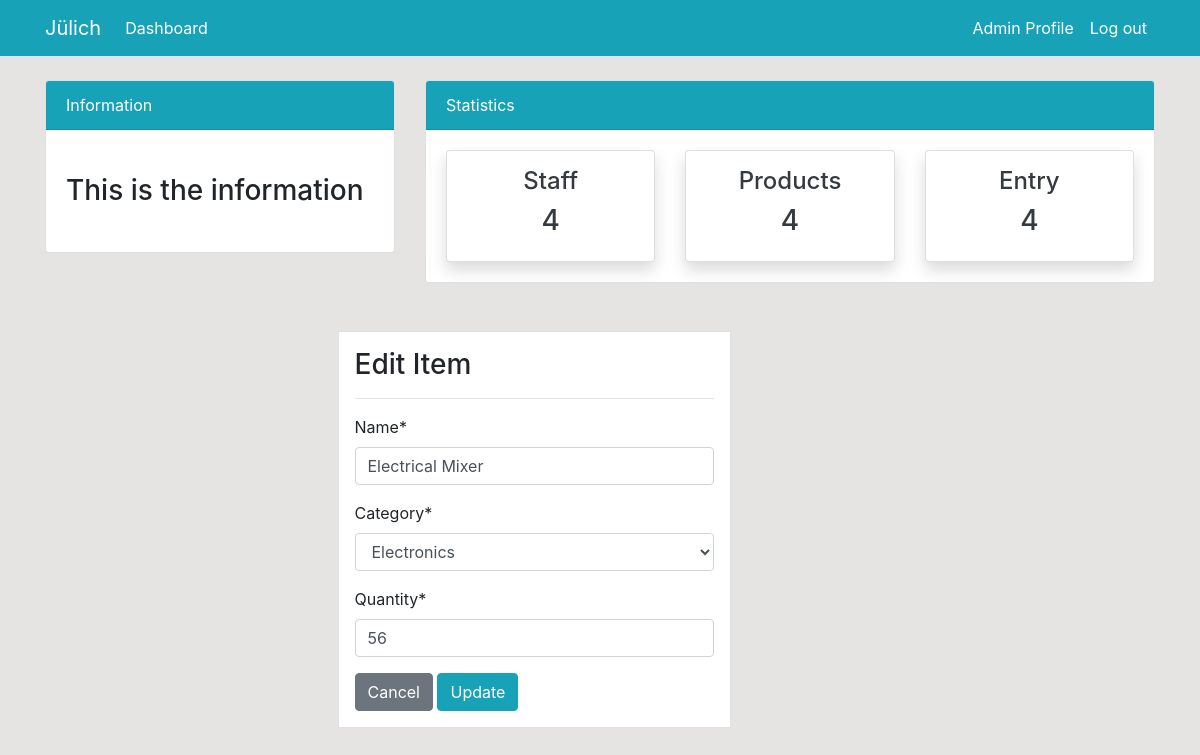
/product/update/5/, run on the app's committed database.
### dashboard/models.py (models this page shows, shortened)
class Product(models.Model):
    name = models.CharField(max_length=100, null=True)
    category = models.CharField(max_length=20, choices=CATEGORY, null=True)
    quantity = models.PositiveIntegerField(null=True)
    class Meta:
        verbose_name_plural = 'Product'

### dashboard/views.py (the view)
# urls.py: path('product/update/<int:pk>/', views.product_update, name='dashboard-product-update'),
def product_update(request, pk):
    items = Product.objects.get(id=pk)
    if request.method == 'POST':
        form = ProductForm(request.POST, instance=items)
        if form.is_valid():
            form.save()
            return redirect('dashboard-product')
    else:
        form = ProductForm(instance=items)
        context = {'form': form }
        return render(request, 'dashboard/product_update.html', context)

### dashboard/forms.py
class ProductForm(forms.ModelForm):
    class Meta:
        model = Product
        fields = ['name', 'category', 'quantity']

### Templates/dashboard/product_update.html (shortened to what this page needs)
<!DOCTYPE html>
<html lang="en">
<head>
</head>
<body>
   {% extends 'partials/base.html' %}
     {% load crispy_forms_tags %}
       {% block content %}
   <div class="container">
       <div class="row mt-5 offset-md-3">
           <div class="col-md-6">
               <div class="border bg-white p-3">
                   <h3> Edit Item </h3>
                   <hr>
<form method="POST">
    {{ form|crispy }}
    <a class="btn btn-secondary" href="{% url 'dashboard-product' %}">Cancel</a>
    <input class="btn btn-info" type="submit" value="Update">
</form>
               </div>
           </div>
       </div>
   </div>
{% endblock %}

### static/style.css (style rules this page uses)
body { background:rgb(230, 227, 227); }

### data on the page
Product: name "Electrical Mixer", category "Electronics", quantity "56"
